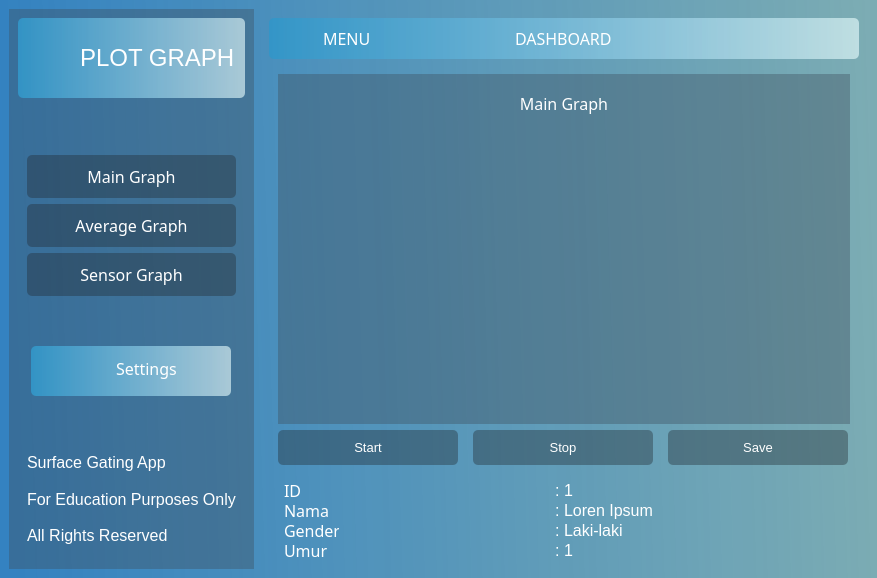
<?xml version="1.0" encoding="UTF-8"?>
<ui version="4.0">
 <class>MainWindow</class>
 <widget class="QMainWindow" name="MainWindow">
  <property name="geometry">
   <rect>
    <x>0</x>
    <y>0</y>
    <width>877</width>
    <height>578</height>
   </rect>
  </property>
  <property name="windowTitle">
   <string>MainWindow</string>
  </property>
  <widget class="QWidget" name="centralwidget">
   <property name="styleSheet">
    <string notr="true">*{
color: #fff;
font-family: 'Trebuchet MS';
font-size: 16px;
border: nine;
background: none;
}
#centralwidget{
background-color: qlineargradient(spread:pad, x1:0, y1:0.5, x2:1, y2:0.48, stop:0 rgba(0, 100,180, 200), stop:1 rgba(0, 100, 115, 123));
}
#left_menu_widget, #main_graph, #average_graph, #sensors_graph
{
background-color: rgba(61, 80, 95, 100)
}
#frame_4 QPushButton{
padding: 10px;
border-radius: 5px;
background-color: rgba(33, 43, 51, 100);
}
#frame_4 QPushButton:hover{
padding: 10px;
border-radius: 5px;
background-color: rgb(120, 157, 186);
}
#header_nav QPushButton{
	background-color: transparent;
	border-radius: 15px;
}
#header_nav QPushButton:hover{
	background-color: rgb(120, 157, 186);
}
#header_menu QPushButton:hover{
	border-radius: 10px;
	background-color: rgb(120, 157, 186);
}
#frame_graph_settings:hover{
	border-radius: 5px;
	background-color: rgb(120, 157, 186);
}
#header_frame, #frame_graph_title, #frame_graph_settings{
background-color: qlineargradient(spread:pad, x1:0, y1:0, x2:1, y2:0, stop:0 rgba(50, 150,200, 235), stop:1 rgba(235, 255, 255, 155));
border-radius: 5px;
}
#label_graph_title{
    font-family: 'Segoe UI';
    font-size: 24px;
}
#frame_graph_util QPushButton{
font-size: 13px;
padding: 10px;
border-radius: 5px;
background-color: rgba(33, 43, 51, 100);
}
#frame_graph_util QPushButton:hover{
	border-radius: 5px;
	background-color: rgba(61, 80, 95, 100)
}</string>
   </property>
   <layout class="QHBoxLayout" name="horizontalLayout">
    <item>
     <widget class="QWidget" name="left_menu_widget" native="true">
      <layout class="QVBoxLayout" name="verticalLayout">
       <item alignment="Qt::AlignTop">
        <widget class="QFrame" name="frame_graph_title">
         <property name="minimumSize">
          <size>
           <width>200</width>
           <height>80</height>
          </size>
         </property>
         <property name="frameShape">
          <enum>QFrame::StyledPanel</enum>
         </property>
         <property name="frameShadow">
          <enum>QFrame::Raised</enum>
         </property>
         <layout class="QHBoxLayout" name="horizontalLayout_2">
          <property name="spacing">
           <number>0</number>
          </property>
          <property name="leftMargin">
           <number>0</number>
          </property>
          <property name="topMargin">
           <number>0</number>
          </property>
          <property name="rightMargin">
           <number>10</number>
          </property>
          <property name="bottomMargin">
           <number>0</number>
          </property>
          <item alignment="Qt::AlignHCenter|Qt::AlignVCenter">
           <widget class="QLabel" name="label_12">
            <property name="minimumSize">
             <size>
              <width>40</width>
              <height>40</height>
             </size>
            </property>
            <property name="maximumSize">
             <size>
              <width>40</width>
              <height>40</height>
             </size>
            </property>
            <property name="text">
             <string/>
            </property>
            <property name="pixmap">
             <pixmap resource="resources.qrc">:/icons/icons/bar-chart-icon.svg</pixmap>
            </property>
            <property name="scaledContents">
             <bool>true</bool>
            </property>
           </widget>
          </item>
          <item alignment="Qt::AlignLeft">
           <widget class="QLabel" name="label_graph_title">
            <property name="font">
             <font>
              <family>Segoe UI</family>
              <pointsize>-1</pointsize>
             </font>
            </property>
            <property name="text">
             <string>PLOT GRAPH</string>
            </property>
           </widget>
          </item>
         </layout>
        </widget>
       </item>
       <item>
        <widget class="QFrame" name="frame_4">
         <property name="frameShape">
          <enum>QFrame::StyledPanel</enum>
         </property>
         <property name="frameShadow">
          <enum>QFrame::Raised</enum>
         </property>
         <layout class="QVBoxLayout" name="verticalLayout_2">
          <item>
           <widget class="QPushButton" name="pushButton_4">
            <property name="font">
             <font>
              <family>Trebuchet MS</family>
              <pointsize>-1</pointsize>
             </font>
            </property>
            <property name="text">
             <string>Main Graph</string>
            </property>
            <property name="icon">
             <iconset theme="SP_ArrowBack">
              <normaloff>.</normaloff>.</iconset>
            </property>
           </widget>
          </item>
          <item>
           <widget class="QPushButton" name="pushButton_3">
            <property name="font">
             <font>
              <family>Trebuchet MS</family>
              <pointsize>-1</pointsize>
             </font>
            </property>
            <property name="text">
             <string>Average Graph</string>
            </property>
           </widget>
          </item>
          <item>
           <widget class="QPushButton" name="pushButton_2">
            <property name="font">
             <font>
              <family>Trebuchet MS</family>
              <pointsize>-1</pointsize>
             </font>
            </property>
            <property name="text">
             <string>Sensor Graph</string>
            </property>
           </widget>
          </item>
         </layout>
        </widget>
       </item>
       <item alignment="Qt::AlignHCenter|Qt::AlignVCenter">
        <widget class="QFrame" name="frame_graph_settings">
         <property name="minimumSize">
          <size>
           <width>200</width>
           <height>50</height>
          </size>
         </property>
         <property name="maximumSize">
          <size>
           <width>16777215</width>
           <height>100</height>
          </size>
         </property>
         <property name="frameShape">
          <enum>QFrame::StyledPanel</enum>
         </property>
         <property name="frameShadow">
          <enum>QFrame::Raised</enum>
         </property>
         <layout class="QHBoxLayout" name="horizontalLayout_3">
          <property name="spacing">
           <number>0</number>
          </property>
          <property name="leftMargin">
           <number>0</number>
          </property>
          <property name="topMargin">
           <number>0</number>
          </property>
          <property name="rightMargin">
           <number>30</number>
          </property>
          <property name="bottomMargin">
           <number>5</number>
          </property>
          <item alignment="Qt::AlignRight">
           <widget class="QFrame" name="frame_11">
            <property name="frameShape">
             <enum>QFrame::StyledPanel</enum>
            </property>
            <property name="frameShadow">
             <enum>QFrame::Raised</enum>
            </property>
            <layout class="QHBoxLayout" name="horizontalLayout_15">
             <property name="spacing">
              <number>0</number>
             </property>
             <property name="leftMargin">
              <number>0</number>
             </property>
             <property name="topMargin">
              <number>0</number>
             </property>
             <property name="rightMargin">
              <number>0</number>
             </property>
             <property name="bottomMargin">
              <number>5</number>
             </property>
             <item>
              <widget class="QPushButton" name="pushButton_10">
               <property name="minimumSize">
                <size>
                 <width>40</width>
                 <height>40</height>
                </size>
               </property>
               <property name="maximumSize">
                <size>
                 <width>40</width>
                 <height>30</height>
                </size>
               </property>
               <property name="text">
                <string/>
               </property>
               <property name="icon">
                <iconset resource="resources.qrc">
                 <normaloff>:/icons/icons/engine-gears-icon.svg</normaloff>:/icons/icons/engine-gears-icon.svg</iconset>
               </property>
              </widget>
             </item>
            </layout>
           </widget>
          </item>
          <item alignment="Qt::AlignLeft">
           <widget class="QFrame" name="frame_10">
            <property name="frameShape">
             <enum>QFrame::StyledPanel</enum>
            </property>
            <property name="frameShadow">
             <enum>QFrame::Raised</enum>
            </property>
            <layout class="QHBoxLayout" name="horizontalLayout_14">
             <property name="spacing">
              <number>0</number>
             </property>
             <property name="leftMargin">
              <number>0</number>
             </property>
             <property name="topMargin">
              <number>0</number>
             </property>
             <property name="rightMargin">
              <number>0</number>
             </property>
             <property name="bottomMargin">
              <number>0</number>
             </property>
             <item>
              <widget class="QLabel" name="label_graph_settings_2">
               <property name="font">
                <font>
                 <family>Trebuchet MS</family>
                 <pointsize>-1</pointsize>
                </font>
               </property>
               <property name="text">
                <string>Settings</string>
               </property>
              </widget>
             </item>
            </layout>
           </widget>
          </item>
         </layout>
        </widget>
       </item>
       <item>
        <widget class="QFrame" name="frame_6">
         <property name="frameShape">
          <enum>QFrame::StyledPanel</enum>
         </property>
         <property name="frameShadow">
          <enum>QFrame::Raised</enum>
         </property>
         <layout class="QVBoxLayout" name="verticalLayout_3">
          <item>
           <widget class="QLabel" name="label_4">
            <property name="text">
             <string>Surface Gating App</string>
            </property>
           </widget>
          </item>
          <item>
           <widget class="QLabel" name="label_2">
            <property name="text">
             <string>For Education Purposes Only</string>
            </property>
           </widget>
          </item>
          <item>
           <widget class="QLabel" name="label_5">
            <property name="text">
             <string>All Rights Reserved</string>
            </property>
           </widget>
          </item>
         </layout>
        </widget>
       </item>
      </layout>
     </widget>
    </item>
    <item>
     <widget class="QFrame" name="frame_2">
      <property name="frameShape">
       <enum>QFrame::StyledPanel</enum>
      </property>
      <property name="frameShadow">
       <enum>QFrame::Raised</enum>
      </property>
      <layout class="QVBoxLayout" name="verticalLayout_4">
       <item alignment="Qt::AlignTop">
        <widget class="QFrame" name="header_frame">
         <property name="maximumSize">
          <size>
           <width>16777215</width>
           <height>90</height>
          </size>
         </property>
         <property name="frameShape">
          <enum>QFrame::StyledPanel</enum>
         </property>
         <property name="frameShadow">
          <enum>QFrame::Raised</enum>
         </property>
         <layout class="QHBoxLayout" name="horizontalLayout_4">
          <property name="spacing">
           <number>0</number>
          </property>
          <property name="leftMargin">
           <number>5</number>
          </property>
          <property name="topMargin">
           <number>0</number>
          </property>
          <property name="rightMargin">
           <number>5</number>
          </property>
          <property name="bottomMargin">
           <number>0</number>
          </property>
          <item alignment="Qt::AlignLeft">
           <widget class="QFrame" name="header_menu">
            <property name="frameShape">
             <enum>QFrame::StyledPanel</enum>
            </property>
            <property name="frameShadow">
             <enum>QFrame::Raised</enum>
            </property>
            <layout class="QHBoxLayout" name="horizontalLayout_5">
             <property name="leftMargin">
              <number>0</number>
             </property>
             <property name="topMargin">
              <number>0</number>
             </property>
             <property name="rightMargin">
              <number>0</number>
             </property>
             <property name="bottomMargin">
              <number>0</number>
             </property>
             <item>
              <widget class="QPushButton" name="pushButton_6">
               <property name="text">
                <string/>
               </property>
               <property name="icon">
                <iconset resource="resources.qrc">
                 <normaloff>:/icons/icons/menu-bar-icon.svg</normaloff>:/icons/icons/menu-bar-icon.svg</iconset>
               </property>
               <property name="iconSize">
                <size>
                 <width>30</width>
                 <height>30</height>
                </size>
               </property>
              </widget>
             </item>
             <item>
              <widget class="QLabel" name="label_6">
               <property name="font">
                <font>
                 <family>Trebuchet MS</family>
                 <pointsize>-1</pointsize>
                </font>
               </property>
               <property name="text">
                <string>MENU</string>
               </property>
              </widget>
             </item>
            </layout>
           </widget>
          </item>
          <item alignment="Qt::AlignHCenter">
           <widget class="QFrame" name="header_dash">
            <property name="font">
             <font>
              <family>Trebuchet MS</family>
              <pointsize>-1</pointsize>
             </font>
            </property>
            <property name="frameShape">
             <enum>QFrame::StyledPanel</enum>
            </property>
            <property name="frameShadow">
             <enum>QFrame::Raised</enum>
            </property>
            <layout class="QHBoxLayout" name="horizontalLayout_6">
             <item>
              <widget class="QLabel" name="label_7">
               <property name="font">
                <font>
                 <family>Trebuchet MS</family>
                 <pointsize>-1</pointsize>
                </font>
               </property>
               <property name="text">
                <string>DASHBOARD</string>
               </property>
              </widget>
             </item>
            </layout>
           </widget>
          </item>
          <item alignment="Qt::AlignRight">
           <widget class="QFrame" name="header_nav">
            <property name="frameShape">
             <enum>QFrame::StyledPanel</enum>
            </property>
            <property name="frameShadow">
             <enum>QFrame::Raised</enum>
            </property>
            <layout class="QHBoxLayout" name="horizontalLayout_7">
             <property name="spacing">
              <number>2</number>
             </property>
             <property name="leftMargin">
              <number>0</number>
             </property>
             <property name="topMargin">
              <number>0</number>
             </property>
             <property name="rightMargin">
              <number>0</number>
             </property>
             <property name="bottomMargin">
              <number>0</number>
             </property>
             <item>
              <widget class="QPushButton" name="pushButton_9">
               <property name="minimumSize">
                <size>
                 <width>30</width>
                 <height>30</height>
                </size>
               </property>
               <property name="maximumSize">
                <size>
                 <width>30</width>
                 <height>30</height>
                </size>
               </property>
               <property name="text">
                <string/>
               </property>
               <property name="icon">
                <iconset resource="resources.qrc">
                 <normaloff>:/icons/icons/minus-sign-icon.svg</normaloff>:/icons/icons/minus-sign-icon.svg</iconset>
               </property>
              </widget>
             </item>
             <item>
              <widget class="QPushButton" name="pushButton_8">
               <property name="minimumSize">
                <size>
                 <width>30</width>
                 <height>30</height>
                </size>
               </property>
               <property name="maximumSize">
                <size>
                 <width>30</width>
                 <height>30</height>
                </size>
               </property>
               <property name="text">
                <string/>
               </property>
               <property name="icon">
                <iconset resource="resources.qrc">
                 <normaloff>:/icons/icons/aspect-ratio-icon.svg</normaloff>:/icons/icons/aspect-ratio-icon.svg</iconset>
               </property>
              </widget>
             </item>
             <item>
              <widget class="QPushButton" name="pushButton_7">
               <property name="minimumSize">
                <size>
                 <width>30</width>
                 <height>30</height>
                </size>
               </property>
               <property name="maximumSize">
                <size>
                 <width>30</width>
                 <height>30</height>
                </size>
               </property>
               <property name="text">
                <string/>
               </property>
               <property name="icon">
                <iconset resource="resources.qrc">
                 <normaloff>:/icons/icons/close-window-icon.svg</normaloff>:/icons/icons/close-window-icon.svg</iconset>
               </property>
              </widget>
             </item>
            </layout>
           </widget>
          </item>
         </layout>
        </widget>
       </item>
       <item>
        <widget class="QFrame" name="frame_8">
         <property name="frameShape">
          <enum>QFrame::StyledPanel</enum>
         </property>
         <property name="frameShadow">
          <enum>QFrame::Raised</enum>
         </property>
         <layout class="QHBoxLayout" name="horizontalLayout_10">
          <property name="spacing">
           <number>0</number>
          </property>
          <property name="bottomMargin">
           <number>0</number>
          </property>
          <item>
           <widget class="QStackedWidget" name="stackedWidget">
            <property name="currentIndex">
             <number>0</number>
            </property>
            <widget class="QWidget" name="main_graph">
             <layout class="QVBoxLayout" name="verticalLayout_5">
              <item alignment="Qt::AlignTop">
               <widget class="QFrame" name="frame_15">
                <property name="frameShape">
                 <enum>QFrame::StyledPanel</enum>
                </property>
                <property name="frameShadow">
                 <enum>QFrame::Raised</enum>
                </property>
                <layout class="QVBoxLayout" name="verticalLayout_6">
                 <item alignment="Qt::AlignTop">
                  <widget class="QLabel" name="label_9">
                   <property name="font">
                    <font>
                     <family>Trebuchet MS</family>
                     <pointsize>-1</pointsize>
                    </font>
                   </property>
                   <property name="text">
                    <string>Main Graph</string>
                   </property>
                   <property name="alignment">
                    <set>Qt::AlignCenter</set>
                   </property>
                  </widget>
                 </item>
                </layout>
               </widget>
              </item>
              <item>
               <widget class="QFrame" name="frame_16">
                <property name="sizePolicy">
                 <sizepolicy hsizetype="Preferred" vsizetype="Expanding">
                  <horstretch>0</horstretch>
                  <verstretch>0</verstretch>
                 </sizepolicy>
                </property>
                <property name="frameShape">
                 <enum>QFrame::StyledPanel</enum>
                </property>
                <property name="frameShadow">
                 <enum>QFrame::Raised</enum>
                </property>
                <layout class="QGridLayout" name="gridLayout"/>
               </widget>
              </item>
             </layout>
            </widget>
            <widget class="QWidget" name="average_graph">
             <layout class="QVBoxLayout" name="verticalLayout_8">
              <item>
               <widget class="QFrame" name="frame_18">
                <property name="frameShape">
                 <enum>QFrame::StyledPanel</enum>
                </property>
                <property name="frameShadow">
                 <enum>QFrame::Raised</enum>
                </property>
                <layout class="QVBoxLayout" name="verticalLayout_7">
                 <item alignment="Qt::AlignTop">
                  <widget class="QLabel" name="label_10">
                   <property name="font">
                    <font>
                     <family>Trebuchet MS</family>
                     <pointsize>-1</pointsize>
                    </font>
                   </property>
                   <property name="text">
                    <string>Sensor 1 Graph</string>
                   </property>
                   <property name="alignment">
                    <set>Qt::AlignCenter</set>
                   </property>
                  </widget>
                 </item>
                </layout>
               </widget>
              </item>
              <item>
               <widget class="QFrame" name="frame_17">
                <property name="sizePolicy">
                 <sizepolicy hsizetype="Preferred" vsizetype="Expanding">
                  <horstretch>0</horstretch>
                  <verstretch>0</verstretch>
                 </sizepolicy>
                </property>
                <property name="frameShape">
                 <enum>QFrame::StyledPanel</enum>
                </property>
                <property name="frameShadow">
                 <enum>QFrame::Raised</enum>
                </property>
                <layout class="QGridLayout" name="gridLayout_2"/>
               </widget>
              </item>
             </layout>
            </widget>
            <widget class="QWidget" name="sensors_graph">
             <layout class="QVBoxLayout" name="verticalLayout_10">
              <item>
               <widget class="QFrame" name="frame_20">
                <property name="frameShape">
                 <enum>QFrame::StyledPanel</enum>
                </property>
                <property name="frameShadow">
                 <enum>QFrame::Raised</enum>
                </property>
                <layout class="QVBoxLayout" name="verticalLayout_9">
                 <item alignment="Qt::AlignTop">
                  <widget class="QLabel" name="label_11">
                   <property name="font">
                    <font>
                     <family>Trebuchet MS</family>
                     <pointsize>-1</pointsize>
                    </font>
                   </property>
                   <property name="text">
                    <string>Sensor 2 Graph</string>
                   </property>
                   <property name="alignment">
                    <set>Qt::AlignCenter</set>
                   </property>
                  </widget>
                 </item>
                </layout>
               </widget>
              </item>
              <item>
               <widget class="QFrame" name="frame_19">
                <property name="sizePolicy">
                 <sizepolicy hsizetype="Preferred" vsizetype="Expanding">
                  <horstretch>0</horstretch>
                  <verstretch>0</verstretch>
                 </sizepolicy>
                </property>
                <property name="frameShape">
                 <enum>QFrame::StyledPanel</enum>
                </property>
                <property name="frameShadow">
                 <enum>QFrame::Raised</enum>
                </property>
                <layout class="QGridLayout" name="gridLayout_3"/>
               </widget>
              </item>
             </layout>
            </widget>
           </widget>
          </item>
         </layout>
        </widget>
       </item>
       <item>
        <widget class="QFrame" name="frame_graph_util">
         <property name="frameShape">
          <enum>QFrame::StyledPanel</enum>
         </property>
         <property name="frameShadow">
          <enum>QFrame::Raised</enum>
         </property>
         <layout class="QHBoxLayout" name="horizontalLayout_17">
          <property name="spacing">
           <number>15</number>
          </property>
          <property name="topMargin">
           <number>0</number>
          </property>
          <property name="rightMargin">
           <number>11</number>
          </property>
          <item>
           <widget class="QPushButton" name="button_graph_start">
            <property name="text">
             <string>Start</string>
            </property>
           </widget>
          </item>
          <item>
           <widget class="QPushButton" name="button_graph_stop">
            <property name="text">
             <string>Stop</string>
            </property>
           </widget>
          </item>
          <item>
           <widget class="QPushButton" name="button_graph_save">
            <property name="text">
             <string>Save</string>
            </property>
           </widget>
          </item>
         </layout>
        </widget>
       </item>
       <item alignment="Qt::AlignBottom">
        <widget class="QFrame" name="frame_9">
         <property name="maximumSize">
          <size>
           <width>16777215</width>
           <height>80</height>
          </size>
         </property>
         <property name="frameShape">
          <enum>QFrame::StyledPanel</enum>
         </property>
         <property name="frameShadow">
          <enum>QFrame::Raised</enum>
         </property>
         <layout class="QHBoxLayout" name="horizontalLayout_8">
          <property name="spacing">
           <number>0</number>
          </property>
          <property name="leftMargin">
           <number>15</number>
          </property>
          <property name="topMargin">
           <number>0</number>
          </property>
          <property name="rightMargin">
           <number>15</number>
          </property>
          <property name="bottomMargin">
           <number>0</number>
          </property>
          <item alignment="Qt::AlignVCenter">
           <widget class="QFrame" name="frame_13">
            <property name="frameShape">
             <enum>QFrame::StyledPanel</enum>
            </property>
            <property name="frameShadow">
             <enum>QFrame::Raised</enum>
            </property>
            <layout class="QVBoxLayout" name="verticalLayout_11">
             <property name="spacing">
              <number>0</number>
             </property>
             <property name="leftMargin">
              <number>0</number>
             </property>
             <property name="topMargin">
              <number>0</number>
             </property>
             <property name="rightMargin">
              <number>0</number>
             </property>
             <property name="bottomMargin">
              <number>0</number>
             </property>
             <item>
              <widget class="QFrame" name="frame_7">
               <property name="frameShape">
                <enum>QFrame::StyledPanel</enum>
               </property>
               <property name="frameShadow">
                <enum>QFrame::Raised</enum>
               </property>
               <layout class="QHBoxLayout" name="horizontalLayout_9">
                <property name="spacing">
                 <number>0</number>
                </property>
                <property name="leftMargin">
                 <number>0</number>
                </property>
                <property name="topMargin">
                 <number>0</number>
                </property>
                <property name="rightMargin">
                 <number>0</number>
                </property>
                <property name="bottomMargin">
                 <number>0</number>
                </property>
                <item>
                 <widget class="QLabel" name="label">
                  <property name="maximumSize">
                   <size>
                    <width>62</width>
                    <height>16777215</height>
                   </size>
                  </property>
                  <property name="font">
                   <font>
                    <family>Trebuchet MS</family>
                    <pointsize>-1</pointsize>
                   </font>
                  </property>
                  <property name="text">
                   <string>ID</string>
                  </property>
                 </widget>
                </item>
                <item>
                 <widget class="QLabel" name="label_3">
                  <property name="text">
                   <string>: </string>
                  </property>
                  <property name="alignment">
                   <set>Qt::AlignRight|Qt::AlignTrailing|Qt::AlignVCenter</set>
                  </property>
                 </widget>
                </item>
               </layout>
              </widget>
             </item>
             <item>
              <widget class="QFrame" name="frame">
               <property name="frameShape">
                <enum>QFrame::StyledPanel</enum>
               </property>
               <property name="frameShadow">
                <enum>QFrame::Raised</enum>
               </property>
               <layout class="QHBoxLayout" name="horizontalLayout_11">
                <property name="spacing">
                 <number>0</number>
                </property>
                <property name="leftMargin">
                 <number>0</number>
                </property>
                <property name="topMargin">
                 <number>0</number>
                </property>
                <property name="rightMargin">
                 <number>0</number>
                </property>
                <property name="bottomMargin">
                 <number>0</number>
                </property>
                <item>
                 <widget class="QLabel" name="label_8">
                  <property name="maximumSize">
                   <size>
                    <width>62</width>
                    <height>16777215</height>
                   </size>
                  </property>
                  <property name="font">
                   <font>
                    <family>Trebuchet MS</family>
                    <pointsize>-1</pointsize>
                   </font>
                  </property>
                  <property name="text">
                   <string>Nama</string>
                  </property>
                 </widget>
                </item>
                <item>
                 <widget class="QLabel" name="label_13">
                  <property name="text">
                   <string>: </string>
                  </property>
                  <property name="alignment">
                   <set>Qt::AlignRight|Qt::AlignTrailing|Qt::AlignVCenter</set>
                  </property>
                 </widget>
                </item>
               </layout>
              </widget>
             </item>
             <item>
              <widget class="QFrame" name="frame_5">
               <property name="frameShape">
                <enum>QFrame::StyledPanel</enum>
               </property>
               <property name="frameShadow">
                <enum>QFrame::Raised</enum>
               </property>
               <layout class="QHBoxLayout" name="horizontalLayout_12">
                <property name="leftMargin">
                 <number>0</number>
                </property>
                <property name="topMargin">
                 <number>0</number>
                </property>
                <property name="rightMargin">
                 <number>0</number>
                </property>
                <property name="bottomMargin">
                 <number>0</number>
                </property>
                <item>
                 <widget class="QLabel" name="label_14">
                  <property name="maximumSize">
                   <size>
                    <width>55</width>
                    <height>16777215</height>
                   </size>
                  </property>
                  <property name="font">
                   <font>
                    <family>Trebuchet MS</family>
                    <pointsize>-1</pointsize>
                   </font>
                  </property>
                  <property name="text">
                   <string>Gender</string>
                  </property>
                 </widget>
                </item>
                <item>
                 <widget class="QLabel" name="label_15">
                  <property name="text">
                   <string> : </string>
                  </property>
                  <property name="alignment">
                   <set>Qt::AlignRight|Qt::AlignTrailing|Qt::AlignVCenter</set>
                  </property>
                 </widget>
                </item>
               </layout>
              </widget>
             </item>
             <item>
              <widget class="QFrame" name="frame_3">
               <property name="frameShape">
                <enum>QFrame::StyledPanel</enum>
               </property>
               <property name="frameShadow">
                <enum>QFrame::Raised</enum>
               </property>
               <layout class="QHBoxLayout" name="horizontalLayout_13">
                <property name="spacing">
                 <number>0</number>
                </property>
                <property name="leftMargin">
                 <number>0</number>
                </property>
                <property name="topMargin">
                 <number>0</number>
                </property>
                <property name="rightMargin">
                 <number>0</number>
                </property>
                <property name="bottomMargin">
                 <number>0</number>
                </property>
                <item>
                 <widget class="QLabel" name="label_16">
                  <property name="minimumSize">
                   <size>
                    <width>10</width>
                    <height>0</height>
                   </size>
                  </property>
                  <property name="maximumSize">
                   <size>
                    <width>62</width>
                    <height>16777215</height>
                   </size>
                  </property>
                  <property name="font">
                   <font>
                    <family>Trebuchet MS</family>
                    <pointsize>-1</pointsize>
                   </font>
                  </property>
                  <property name="text">
                   <string>Umur</string>
                  </property>
                 </widget>
                </item>
                <item>
                 <widget class="QLabel" name="label_17">
                  <property name="text">
                   <string>: </string>
                  </property>
                  <property name="alignment">
                   <set>Qt::AlignRight|Qt::AlignTrailing|Qt::AlignVCenter</set>
                  </property>
                 </widget>
                </item>
               </layout>
              </widget>
             </item>
            </layout>
           </widget>
          </item>
          <item>
           <widget class="QFrame" name="frame_14">
            <property name="frameShape">
             <enum>QFrame::StyledPanel</enum>
            </property>
            <property name="frameShadow">
             <enum>QFrame::Raised</enum>
            </property>
            <layout class="QVBoxLayout" name="verticalLayout_12">
             <property name="spacing">
              <number>0</number>
             </property>
             <property name="leftMargin">
              <number>0</number>
             </property>
             <property name="topMargin">
              <number>0</number>
             </property>
             <property name="rightMargin">
              <number>0</number>
             </property>
             <property name="bottomMargin">
              <number>0</number>
             </property>
             <item>
              <widget class="QLabel" name="label_18">
               <property name="text">
                <string>1</string>
               </property>
              </widget>
             </item>
             <item>
              <widget class="QLabel" name="label_21">
               <property name="text">
                <string>Loren Ipsum</string>
               </property>
              </widget>
             </item>
             <item>
              <widget class="QLabel" name="label_19">
               <property name="text">
                <string>Laki-laki</string>
               </property>
              </widget>
             </item>
             <item>
              <widget class="QLabel" name="label_20">
               <property name="text">
                <string>1</string>
               </property>
              </widget>
             </item>
            </layout>
           </widget>
          </item>
         </layout>
        </widget>
       </item>
      </layout>
     </widget>
    </item>
   </layout>
  </widget>
 </widget>
 <resources>
  <include location="resources.qrc"/>
 </resources>
 <connections/>
</ui>
